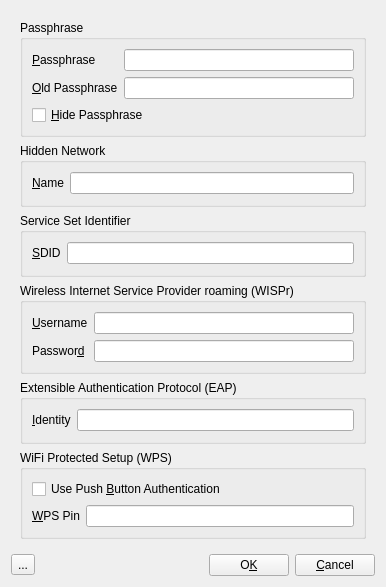
<?xml version="1.0" encoding="UTF-8"?>
<ui version="4.0">
 <class>Agent</class>
 <widget class="QDialog" name="Agent">
  <property name="geometry">
   <rect>
    <x>0</x>
    <y>0</y>
    <width>386</width>
    <height>587</height>
   </rect>
  </property>
  <property name="windowTitle">
   <string>Agent Input</string>
  </property>
  <layout class="QGridLayout" name="gridLayout">
   <item row="0" column="0">
    <widget class="QStackedWidget" name="stackedWidget">
     <property name="currentIndex">
      <number>0</number>
     </property>
     <widget class="QWidget" name="page_01">
      <layout class="QVBoxLayout" name="verticalLayout_2">
       <item>
        <widget class="QGroupBox" name="groupBox_passphrase">
         <property name="title">
          <string>Passphrase</string>
         </property>
         <layout class="QGridLayout" name="gridLayout_2">
          <item row="2" column="2">
           <spacer name="horizontalSpacer">
            <property name="orientation">
             <enum>Qt::Horizontal</enum>
            </property>
            <property name="sizeHint" stdset="0">
             <size>
              <width>181</width>
              <height>20</height>
             </size>
            </property>
           </spacer>
          </item>
          <item row="1" column="1" colspan="2">
           <widget class="QLineEdit" name="lineEdit_old_passphrase">
            <property name="whatsThis">
             <string>&lt;html&gt;&lt;head/&gt;&lt;body&gt;&lt;p&gt;If an old passphrase is avaliable it will be shown here for reference.&lt;/p&gt;&lt;/body&gt;&lt;/html&gt;</string>
            </property>
           </widget>
          </item>
          <item row="0" column="1" colspan="2">
           <widget class="QLineEdit" name="lineEdit_passphrase">
            <property name="whatsThis">
             <string>&lt;html&gt;&lt;head/&gt;&lt;body&gt;&lt;p&gt;Type the passphrase here.&lt;/p&gt;&lt;/body&gt;&lt;/html&gt;</string>
            </property>
            <property name="text">
             <string/>
            </property>
           </widget>
          </item>
          <item row="2" column="0" colspan="2">
           <widget class="QCheckBox" name="checkBox_hide_passphrase">
            <property name="whatsThis">
             <string>&lt;html&gt;&lt;head/&gt;&lt;body&gt;&lt;p&gt;Check this box to obscure the password characters.&lt;/p&gt;&lt;/body&gt;&lt;/html&gt;</string>
            </property>
            <property name="text">
             <string>&amp;Hide Passphrase</string>
            </property>
           </widget>
          </item>
          <item row="1" column="0">
           <widget class="QLabel" name="label_old_passphrase">
            <property name="text">
             <string>&amp;Old Passphrase</string>
            </property>
            <property name="buddy">
             <cstring>lineEdit_old_passphrase</cstring>
            </property>
           </widget>
          </item>
          <item row="0" column="0">
           <widget class="QLabel" name="label_passphrase">
            <property name="text">
             <string>&amp;Passphrase</string>
            </property>
            <property name="buddy">
             <cstring>lineEdit_passphrase</cstring>
            </property>
           </widget>
          </item>
         </layout>
        </widget>
       </item>
       <item>
        <widget class="QGroupBox" name="groupBox_hidden_network">
         <property name="title">
          <string>Hidden Network</string>
         </property>
         <layout class="QGridLayout" name="gridLayout_4">
          <item row="0" column="0">
           <widget class="QLabel" name="label_hidden_name">
            <property name="text">
             <string>&amp;Name</string>
            </property>
            <property name="buddy">
             <cstring>lineEdit_hidden_name</cstring>
            </property>
           </widget>
          </item>
          <item row="0" column="1">
           <widget class="QLineEdit" name="lineEdit_hidden_name">
            <property name="whatsThis">
             <string>&lt;html&gt;&lt;head/&gt;&lt;body&gt;&lt;p&gt;Type the name of the hidden network you wish to connect to.&lt;/p&gt;&lt;/body&gt;&lt;/html&gt;</string>
            </property>
           </widget>
          </item>
         </layout>
        </widget>
       </item>
       <item>
        <widget class="QGroupBox" name="groupBox">
         <property name="title">
          <string>Service Set Identifier</string>
         </property>
         <layout class="QGridLayout" name="gridLayout_8">
          <item row="0" column="0">
           <widget class="QLabel" name="label_ssid">
            <property name="text">
             <string>&amp;SDID</string>
            </property>
            <property name="buddy">
             <cstring>lineEdit_ssid</cstring>
            </property>
           </widget>
          </item>
          <item row="0" column="1">
           <widget class="QLineEdit" name="lineEdit_ssid"/>
          </item>
         </layout>
        </widget>
       </item>
       <item>
        <widget class="QGroupBox" name="groupBox_wispr">
         <property name="title">
          <string>Wireless Internet Service Provider roaming (WISPr)</string>
         </property>
         <layout class="QGridLayout" name="gridLayout_6">
          <item row="0" column="0">
           <widget class="QLabel" name="label_wispr_username">
            <property name="text">
             <string>&amp;Username</string>
            </property>
            <property name="buddy">
             <cstring>lineEdit_wispr_username</cstring>
            </property>
           </widget>
          </item>
          <item row="0" column="1">
           <widget class="QLineEdit" name="lineEdit_wispr_username">
            <property name="whatsThis">
             <string>&lt;html&gt;&lt;head/&gt;&lt;body&gt;&lt;p&gt;WISPr username.&lt;/p&gt;&lt;/body&gt;&lt;/html&gt;</string>
            </property>
           </widget>
          </item>
          <item row="1" column="0">
           <widget class="QLabel" name="label_wispr_password">
            <property name="text">
             <string>Passwor&amp;d</string>
            </property>
            <property name="buddy">
             <cstring>lineEdit_wispr_password</cstring>
            </property>
           </widget>
          </item>
          <item row="1" column="1">
           <widget class="QLineEdit" name="lineEdit_wispr_password">
            <property name="whatsThis">
             <string>&lt;html&gt;&lt;head/&gt;&lt;body&gt;&lt;p&gt;WISPr password.&lt;/p&gt;&lt;/body&gt;&lt;/html&gt;</string>
            </property>
           </widget>
          </item>
         </layout>
        </widget>
       </item>
       <item>
        <widget class="QGroupBox" name="groupBox_eap">
         <property name="title">
          <string>Extensible Authentication Protocol (EAP)</string>
         </property>
         <layout class="QGridLayout" name="gridLayout_5">
          <item row="1" column="1">
           <widget class="QLineEdit" name="lineEdit_eap_identity">
            <property name="whatsThis">
             <string>&lt;html&gt;&lt;head/&gt;&lt;body&gt;&lt;p&gt;Type your Identity for the Extensible Authentication Protocol&lt;/p&gt;&lt;/body&gt;&lt;/html&gt;</string>
            </property>
           </widget>
          </item>
          <item row="1" column="0">
           <widget class="QLabel" name="label_eap_identity">
            <property name="text">
             <string>&amp;Identity</string>
            </property>
            <property name="buddy">
             <cstring>lineEdit_eap_identity</cstring>
            </property>
           </widget>
          </item>
         </layout>
        </widget>
       </item>
       <item>
        <widget class="QGroupBox" name="groupBox_wps">
         <property name="title">
          <string>WiFi Protected Setup (WPS)</string>
         </property>
         <layout class="QVBoxLayout" name="verticalLayout">
          <item>
           <layout class="QHBoxLayout" name="horizontalLayout">
            <item>
             <widget class="QCheckBox" name="checkBox_wps_no_pin">
              <property name="whatsThis">
               <string>&lt;html&gt;&lt;head/&gt;&lt;body&gt;&lt;p&gt;When checked use WPS push button authentication.  &lt;/p&gt;&lt;/body&gt;&lt;/html&gt;</string>
              </property>
              <property name="text">
               <string>Use Push &amp;Button Authentication</string>
              </property>
             </widget>
            </item>
            <item>
             <spacer name="horizontalSpacer_2">
              <property name="orientation">
               <enum>Qt::Horizontal</enum>
              </property>
              <property name="sizeHint" stdset="0">
               <size>
                <width>85</width>
                <height>20</height>
               </size>
              </property>
             </spacer>
            </item>
           </layout>
          </item>
          <item>
           <layout class="QHBoxLayout" name="horizontalLayout_2">
            <item>
             <widget class="QLabel" name="label_wps_pin">
              <property name="sizePolicy">
               <sizepolicy hsizetype="Preferred" vsizetype="Preferred">
                <horstretch>0</horstretch>
                <verstretch>0</verstretch>
               </sizepolicy>
              </property>
              <property name="text">
               <string>&amp;WPS Pin</string>
              </property>
              <property name="buddy">
               <cstring>lineEdit_wps_pin</cstring>
              </property>
             </widget>
            </item>
            <item>
             <widget class="QLineEdit" name="lineEdit_wps_pin">
              <property name="sizePolicy">
               <sizepolicy hsizetype="MinimumExpanding" vsizetype="Fixed">
                <horstretch>0</horstretch>
                <verstretch>0</verstretch>
               </sizepolicy>
              </property>
              <property name="whatsThis">
               <string>&lt;html&gt;&lt;head/&gt;&lt;body&gt;&lt;p&gt;Enter a WPS pin.&lt;/p&gt;&lt;/body&gt;&lt;/html&gt;</string>
              </property>
             </widget>
            </item>
           </layout>
          </item>
         </layout>
        </widget>
       </item>
      </layout>
     </widget>
     <widget class="QWidget" name="page_2">
      <layout class="QHBoxLayout" name="horizontalLayout_4">
       <item>
        <widget class="QGroupBox" name="groupBox_browser">
         <property name="title">
          <string>Browser Login Requested</string>
         </property>
         <layout class="QGridLayout" name="gridLayout_7">
          <item row="0" column="0">
           <widget class="QLabel" name="label_browser_url">
            <property name="text">
             <string>&lt;html&gt;&lt;head/&gt;&lt;body&gt;&lt;p&gt;Connman is requesting that you open a web browser to complete the login process.&lt;/p&gt;&lt;p&gt;We have scanned your PATH for browsers and any browsers we found are shown below as active. You may select any one browser to use it for the login. If your web browser is not shown active, or is not listed at all, select &lt;span style=&quot; font-weight:600;&quot;&gt;Other&lt;/span&gt; and type the command you would use to start your browser from a command line in the text box. To launch the browser click the &lt;span style=&quot; font-weight:600;&quot;&gt;Launch Browser&lt;/span&gt; button. &lt;/p&gt;&lt;p&gt;If you wish to login manually close this dialog, start your web browser and proceed to the URL shown below:&lt;/p&gt;&lt;/body&gt;&lt;/html&gt;</string>
            </property>
            <property name="alignment">
             <set>Qt::AlignLeading|Qt::AlignLeft|Qt::AlignTop</set>
            </property>
            <property name="wordWrap">
             <bool>true</bool>
            </property>
           </widget>
          </item>
          <item row="1" column="0">
           <layout class="QVBoxLayout" name="verticalLayout_4">
            <item>
             <widget class="QLabel" name="label">
              <property name="text">
               <string>Login URL:</string>
              </property>
             </widget>
            </item>
            <item>
             <widget class="QLineEdit" name="lineEdit_url">
              <property name="whatsThis">
               <string>&lt;html&gt;&lt;head/&gt;&lt;body&gt;&lt;p&gt;Connman is requesting you continue login with a web browser. This box shows the URL that contains the login page.&lt;/p&gt;&lt;/body&gt;&lt;/html&gt;</string>
              </property>
              <property name="readOnly">
               <bool>true</bool>
              </property>
             </widget>
            </item>
           </layout>
          </item>
          <item row="2" column="0">
           <layout class="QGridLayout" name="gridLayout_3">
            <item row="0" column="0">
             <widget class="QRadioButton" name="radioButton_firefox">
              <property name="toolTip">
               <string>&lt;html&gt;&lt;head/&gt;&lt;body&gt;&lt;p&gt;&lt;br/&gt;&lt;/p&gt;&lt;/body&gt;&lt;/html&gt;</string>
              </property>
              <property name="whatsThis">
               <string>&lt;html&gt;&lt;head/&gt;&lt;body&gt;&lt;p&gt;Use  the Firefox browser.&lt;/p&gt;&lt;/body&gt;&lt;/html&gt;</string>
              </property>
              <property name="text">
               <string>&amp;Firefox</string>
              </property>
             </widget>
            </item>
            <item row="0" column="1">
             <widget class="QRadioButton" name="radioButton_opera">
              <property name="whatsThis">
               <string>&lt;html&gt;&lt;head/&gt;&lt;body&gt;&lt;p&gt;Use the Opera browser.&lt;/p&gt;&lt;/body&gt;&lt;/html&gt;</string>
              </property>
              <property name="text">
               <string>&amp;Opera</string>
              </property>
             </widget>
            </item>
            <item row="1" column="0">
             <widget class="QRadioButton" name="radioButton_luakit">
              <property name="whatsThis">
               <string>&lt;html&gt;&lt;head/&gt;&lt;body&gt;&lt;p&gt;Use the Luakit browser.&lt;/p&gt;&lt;/body&gt;&lt;/html&gt;</string>
              </property>
              <property name="text">
               <string>&amp;Luakit</string>
              </property>
             </widget>
            </item>
            <item row="1" column="1">
             <widget class="QRadioButton" name="radioButton_lynx">
              <property name="whatsThis">
               <string>&lt;html&gt;&lt;head/&gt;&lt;body&gt;&lt;p&gt;Use the Lynx (console mode) browser.&lt;/p&gt;&lt;/body&gt;&lt;/html&gt;</string>
              </property>
              <property name="text">
               <string>Lyn&amp;x</string>
              </property>
             </widget>
            </item>
           </layout>
          </item>
          <item row="3" column="0">
           <widget class="QRadioButton" name="radioButton_other">
            <property name="whatsThis">
             <string>&lt;html&gt;&lt;head/&gt;&lt;body&gt;&lt;p&gt;Login using a browser that is not listed.  Type the browser start command in the box below.&lt;/p&gt;&lt;/body&gt;&lt;/html&gt;</string>
            </property>
            <property name="text">
             <string>Othe&amp;r</string>
            </property>
           </widget>
          </item>
          <item row="4" column="0">
           <widget class="QLineEdit" name="lineEdit_other_browser">
            <property name="whatsThis">
             <string>&lt;html&gt;&lt;head/&gt;&lt;body&gt;&lt;p&gt;Type the browser start command here.&lt;/p&gt;&lt;/body&gt;&lt;/html&gt;</string>
            </property>
           </widget>
          </item>
          <item row="5" column="0">
           <widget class="QPushButton" name="pushButton_launch_browser">
            <property name="whatsThis">
             <string>&lt;html&gt;&lt;head/&gt;&lt;body&gt;&lt;p&gt;Use this button to launch the selected browser. The browser will open at the page shown in the Login URL box.&lt;/p&gt;&lt;/body&gt;&lt;/html&gt;</string>
            </property>
            <property name="text">
             <string>Launch &amp;Browser</string>
            </property>
           </widget>
          </item>
          <item row="6" column="0">
           <spacer name="verticalSpacer">
            <property name="orientation">
             <enum>Qt::Vertical</enum>
            </property>
            <property name="sizeHint" stdset="0">
             <size>
              <width>20</width>
              <height>40</height>
             </size>
            </property>
           </spacer>
          </item>
         </layout>
        </widget>
       </item>
      </layout>
     </widget>
    </widget>
   </item>
   <item row="1" column="0">
    <layout class="QHBoxLayout" name="horizontalLayout_3">
     <item>
      <widget class="QToolButton" name="toolButton_whatsthis">
       <property name="toolTip">
        <string>&lt;html&gt;&lt;head/&gt;&lt;body&gt;&lt;p&gt;What's This&lt;/p&gt;&lt;/body&gt;&lt;/html&gt;</string>
       </property>
       <property name="text">
        <string>...</string>
       </property>
       <property name="icon">
        <iconset resource="../../../cmst.qrc">
         <normaloff>:/icons16x16/images/16x16/help.png</normaloff>:/icons16x16/images/16x16/help.png</iconset>
       </property>
      </widget>
     </item>
     <item>
      <spacer name="horizontalSpacer_3">
       <property name="orientation">
        <enum>Qt::Horizontal</enum>
       </property>
       <property name="sizeHint" stdset="0">
        <size>
         <width>328</width>
         <height>20</height>
        </size>
       </property>
      </spacer>
     </item>
     <item>
      <widget class="QPushButton" name="pushButton_accept">
       <property name="toolTip">
        <string>&lt;html&gt;&lt;head/&gt;&lt;body&gt;&lt;p&gt;Continue the connection process.&lt;/p&gt;&lt;/body&gt;&lt;/html&gt;</string>
       </property>
       <property name="whatsThis">
        <string>&lt;html&gt;&lt;head/&gt;&lt;body&gt;&lt;p&gt;Accept and use the answers you have provided in this dialog. &lt;/p&gt;&lt;p&gt;This will send your input to the connman daemon to continue the connection process.&lt;/p&gt;&lt;/body&gt;&lt;/html&gt;</string>
       </property>
       <property name="text">
        <string>O&amp;K</string>
       </property>
      </widget>
     </item>
     <item>
      <widget class="QPushButton" name="pushButton_cancel">
       <property name="toolTip">
        <string>&lt;html&gt;&lt;head/&gt;&lt;body&gt;&lt;p&gt;Cancel the connection process.&lt;br/&gt;&lt;/p&gt;&lt;/body&gt;&lt;/html&gt;</string>
       </property>
       <property name="whatsThis">
        <string>&lt;html&gt;&lt;head/&gt;&lt;body&gt;&lt;p&gt;Cancel the dialog. &lt;/p&gt;&lt;p&gt;This will send a message to the connman daemon that you have cancelled the connection request.&lt;/p&gt;&lt;/body&gt;&lt;/html&gt;</string>
       </property>
       <property name="text">
        <string>&amp;Cancel</string>
       </property>
      </widget>
     </item>
    </layout>
   </item>
  </layout>
 </widget>
 <resources>
  <include location="../../../cmst.qrc"/>
 </resources>
 <connections>
  <connection>
   <sender>pushButton_accept</sender>
   <signal>clicked()</signal>
   <receiver>Agent</receiver>
   <slot>accept()</slot>
   <hints>
    <hint type="sourcelabel">
     <x>226</x>
     <y>512</y>
    </hint>
    <hint type="destinationlabel">
     <x>233</x>
     <y>500</y>
    </hint>
   </hints>
  </connection>
  <connection>
   <sender>pushButton_cancel</sender>
   <signal>clicked()</signal>
   <receiver>Agent</receiver>
   <slot>reject()</slot>
   <hints>
    <hint type="sourcelabel">
     <x>352</x>
     <y>519</y>
    </hint>
    <hint type="destinationlabel">
     <x>380</x>
     <y>487</y>
    </hint>
   </hints>
  </connection>
 </connections>
</ui>
